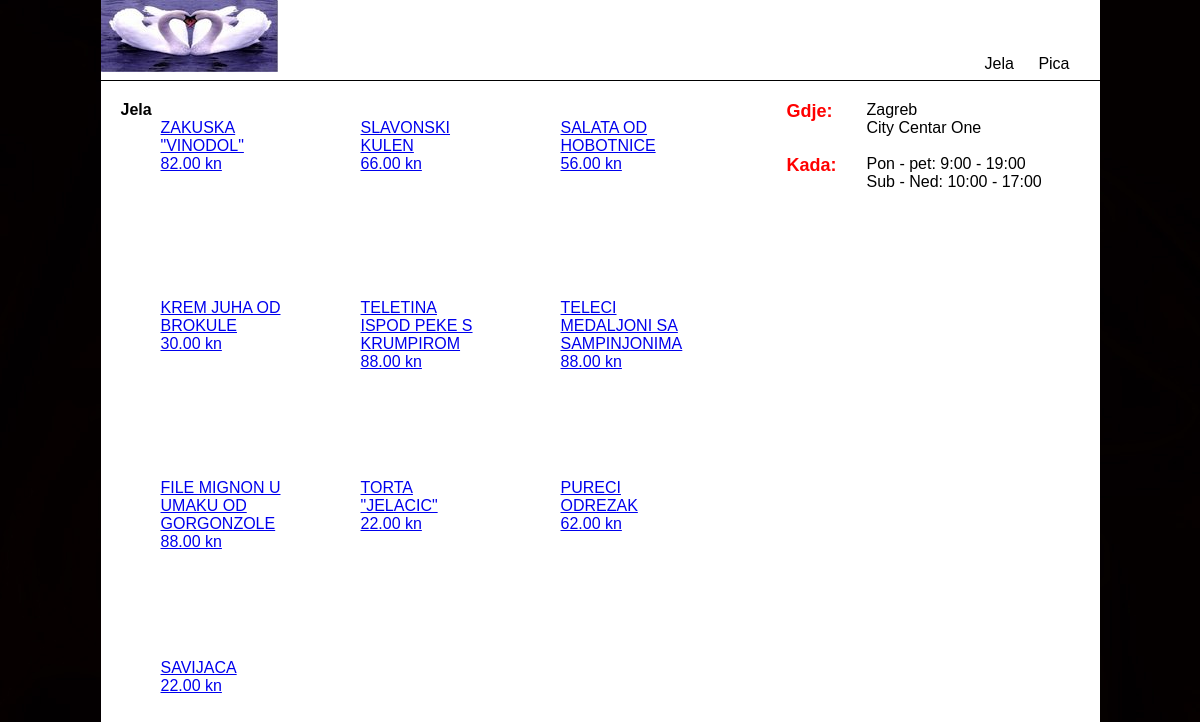
Page /index.php?page=category&categoryID=1 on the committed database.
### tables this page shows
CREATE TABLE `category` (
  `categoryID` int(2) NOT NULL,
  `name` varchar(50) NOT NULL
);

CREATE TABLE `stock` (
  `stockID` int(2) NOT NULL,
  `name` varchar(100) NOT NULL,
  `categoryID` int(1) NOT NULL,
  `price` decimal(5,2) NOT NULL,
  `thumbnail` varchar(100) NOT NULL,
  `bigphoto` varchar(100) NOT NULL,
  `description` varchar(1000) NOT NULL
);

### category.php (the view, shortened to what this page needs)
<?php
	$stock_sql="SELECT stock.stockID, stock.name, stock.price, category.name AS catname FROM stock JOIN category ON stock.categoryID=category.categoryID WHERE stock.categoryID=".$_GET['categoryID'];
	if($stock_query=mysqli_query($dbconnect, $stock_sql)) {
		$stock_rs=mysqli_fetch_assoc($stock_query);
	}
	if(mysqli_num_rows($stock_query)==0) {
		echo "Oprostite, Trenutno nemamo itema u ponudi.";
	} else {
		?>
		<h1><?php echo $stock_rs['catname']; ?></h1>
		<?php do {
			?>
			<div class="item">
			<a href="index.php?page=item&stockID=<?php echo $stock_rs ['stockID']; ?>"<p><?php echo $stock_rs['name']; ?></p>
			<p><?php echo $stock_rs['price']; ?> kn</p></a>
			</div>
		<?php
		} while ($stock_rs=mysqli_fetch_assoc($stock_query));
		?>
	<?php
	}
	?>

### index.php (shortened to what this page needs)
<html>
<head>
<link href="styles.css" rel="stylesheet" type="text/css" />
</head>
<body>
<div class="container">
	<?php
		include("header.php");
		?><div class="banner"><img src="images/banner.jpg" alt="Dva labuda" height="400px" width="100%" /></div>
    <div class="maincontent">
		<?php
			if(!isset($_GET['page'])) {
				include("home.php");
			} else {
				$page=$_GET['page'];
				include("$page.php");
			}
		?>
  </div>
    <?php
		include("seccontent.php");
	?>
</div>
</body>
</html>

### header.php
<div class="header">
    	<div class="logo">
        <a href="index.php"><img src="images/logo.jpg" alt="Dva labuda logo" /></a>
        </div>
		<div class="navigation">
		<p><?php
			include("categoryList.php");
		?>
        </p>
      </div>
	</div>

### categoryList.php
<?php
$cat_sql="SELECT * FROM category";
			$cat_query=mysqli_query($dbconnect, $cat_sql);
			$cat_rs=mysqli_fetch_assoc($cat_query);
			do { ?>
			<a href="index.php?page=category&categoryID=<?php echo $cat_rs['categoryID']; ?>"><?php echo $cat_rs['name']; ?></a>
				<?php
			} while ($cat_rs=mysqli_fetch_assoc($cat_query))
?>

### seccontent.php
<div class="seccontent">
    <table width="259" border="0" cellspacing="0" cellpadding="0">
  <tr>
    <td width="80" valign="top" class="textheading">Gdje:</td>
    <td width="179"><p>Zagreb</p>
    <p>City Centar One</p></td>
  </tr>
  <tr>
    <td>&nbsp;</td>
    <td>&nbsp;</td>
  </tr>
  <tr>
    <td valign="top" class="textheading">Kada:</td>
    <td><p>Pon - pet: 9:00 - 19:00</p>
    <p>Sub - Ned: 10:00 - 17:00</p></td>
  </tr>
  <tr>
    <td>&nbsp;</td>
    <td>&nbsp;</td>
  </tr>
  <tr>
    <td>&nbsp;</td>
    <td>&nbsp;</td>
  </tr>
</table>
    </div>

### styles.css (style rules this page uses)
* { margin:0px; padding:0px; }
body { background-image:url(images/black.jpg); font-family:Arial, Helvetica, sans-serif; }
p { font-family:Arial, Helvetica, sans-serif; }
.container { width:999px; background-color:#FFF; margin-left:auto; margin-right:auto; }
.header { width:999px; height:80px; border-bottom-width:1px; border-bottom-color:#000; border-bottom-style:solid; }
.logo { float:left; }
.navigation { float:right; margin-top:55px; margin-right:20px; }
.maincontent { width:600px; float:left; padding:20px; }
.seccontent { width:293px; float:right; padding:20px; }
.textheading { float:left; color:#ff0000; font-size:18px; font-family:Arial, Helvetica, sans-serif; font-weight:bold; }
.navigation a:link { text-decoration:none; color:#000; font-family:Arial, Helvetica, sans-serif; margin: 0px 10px 0px 10px; }
.item { width: 120px; height:150px; margin-left:40px; margin-right:40px; margin-bottom:30px; float:left; }
h1 { font-family:Arial, Helvetica, sans-serif; font-size: 16px; font-weight: bold; }

### rows in the picture
category: name "Jela"
category: name "Pica"
stock: name "ZAKUSKA \"VINODOL\"", price "82.00"
stock: name "SLAVONSKI KULEN", price "66.00"
stock: name "SALATA OD HOBOTNICE", price "56.00"
stock: name "KREM JUHA OD BROKULE", price "30.00"
stock: name "TELETINA ISPOD PEKE S KRUMPIROM", price "88.00"
stock: name "TELECI MEDALJONI SA SAMPINJONIMA", price "88.00"
stock: name "FILE MIGNON U UMAKU OD GORGONZOLE", price "88.00"
stock: name "TORTA \"JELACIC\"", price "22.00"
stock: name "PURECI ODREZAK", price "62.00"
stock: name "SAVIJACA", price "22.00"
